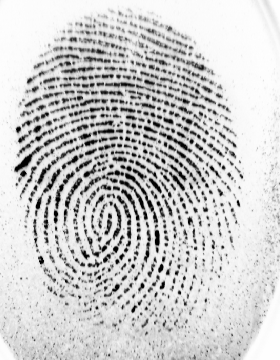
#> input picture Projekt_3/w5.bmp, 280 x 360 px; its folder holds only this picture in this run
$ python -i preprocessor.py   (imports and definitions only)
#> lines starting #> are read from the running program, lines starting #| are printed output that depends on the picture; after the words box and inside, x2 and y2 are one past the last pixel; in counts of white or black regions, pixels touching at a corner belong together
### Projekt_3/image_utils.py
import numpy as np
from PIL import Image


class ImageUtils:
    """Konwersja do skali szarości i operacje morfologiczne."""

    # ------------------------------------------------------------------ #
    # Konwersja                                                           #
    # ------------------------------------------------------------------ #

    @staticmethod
    def to_gray_pil(image: Image.Image) -> np.ndarray:
        """Konwersja PIL → uint8 ndarray (skala szarości)."""
        return np.array(image.convert('L'))

    # [99 lines left out: functions to_gray, erode, dilate, opening, closing, erode_cross and 3 more, not called in this run]

### Projekt_3/preprocessor.py
import numpy as np
from collections import deque
from scipy import ndimage
from PIL import Image

from image_utils import ImageUtils

class FingerprintPreprocessor:
    """
    Pełny potok przetwarzania wstępnego odcisku palca.

    Kroki:
        1. normalize      – normalizacja kontrastu (Hong et al. / Cuevas)
        2. clahe          – lokalny CLAHE poprawiający kontrast przed Gaborem
        3. segment        – blokowa maska ROI (odchylenie std)
        4. gabor_enhance  – bank filtrów Gabora z mapą orientacji
        5. binarize       – próg Otsu (metoda Otsu / global_threshold)
        6. run            – pełny potok w jednym wywołaniu
    """

    # ------------------------------------------------------------------ #
    # 1. Normalizacja kontrastu                                           #
    # ------------------------------------------------------------------ #

    @staticmethod
    def normalize(img: np.ndarray, m0: float = 100.0, v0: float = 100.0) -> np.ndarray:
        """
        Normalizacja kontrastu do zadanej średniej m0 i wariancji v0.
        Wzór: Hong et al. 1998 / Handbook of Fingerprint Recognition s. 148.
        """
        img = img.astype(np.float32)
        m   = np.mean(img)
        v   = np.var(img)
        h, w = img.shape
        out  = np.zeros((h, w), dtype=np.float32)
        for y in range(h):
            for x in range(w):
                diff = img[y, x] - m
                if diff >= 0:
                    out[y, x] = m0 + np.sqrt(v0 * diff ** 2 / (v + 1e-8))
                else:
                    out[y, x] = m0 - np.sqrt(v0 * diff ** 2 / (v + 1e-8))
        return np.clip(out, 0, 255).astype(np.uint8)

    # ------------------------------------------------------------------ #
    # 2. CLAHE                                                            #
    # ------------------------------------------------------------------ #

    @staticmethod
    def clahe(img: np.ndarray,
              clip_limit: float = 3.0,
              tile_size:  int   = 16) -> np.ndarray:
        """
        Contrast Limited Adaptive Histogram Equalization (tylko numpy).

        Rozszerza lokalny kontrast przed filtrem Gabora — kluczowe gdy
        rozkład odpowiedzi Gabora jest zbyt wąski (typowe dla dobrych skanerów).
        """
        H, W = img.shape
        out  = np.zeros_like(img, dtype=np.float64)
        for r in range(0, H, tile_size):
            for c in range(0, W, tile_size):
                tile  = img[r:r + tile_size, c:c + tile_size].astype(float)
                hist, _ = np.histogram(tile.ravel(), bins=256, range=(0, 255))
                clip    = int(clip_limit * tile.size / 256)
                excess  = np.maximum(hist - clip, 0).sum()
                hist    = np.minimum(hist, clip)
                hist   += excess // 256
                cdf     = np.cumsum(hist)
                cdf     = (cdf - cdf.min()) / (cdf.max() - cdf.min() + 1e-8) * 255
                lut     = cdf.astype(np.uint8)
                out[r:r + tile_size, c:c + tile_size] = lut[tile.astype(np.uint8)]
        return out.astype(np.uint8)

    # ------------------------------------------------------------------ #
    # 3. Segmentacja (maska ROI)                                         #
    # ------------------------------------------------------------------ #

    @staticmethod
    def _keep_largest_component(mask: np.ndarray) -> np.ndarray:
        """Zostawia tylko największy spójny obszar (finger ROI)."""
        h, w     = mask.shape
        visited  = np.zeros_like(mask)
        comps    = []

        def bfs(sy, sx):
            q    = deque([(sy, sx)])
            comp = []
            while q:
                y, x = q.popleft()
                if not (0 <= y < h and 0 <= x < w): continue
                if visited[y, x] or mask[y, x] == 0: continue
                visited[y, x] = 1
                comp.append((y, x))
                for dy, dx in [(-1,0),(1,0),(0,-1),(0,1)]:
                    q.append((y+dy, x+dx))
            return comp

        for y in range(h):
            for x in range(w):
                if mask[y, x] == 1 and not visited[y, x]:
                    comps.append(bfs(y, x))

        if not comps:
            return mask
        clean = np.zeros_like(mask)
        for y, x in max(comps, key=len):
            clean[y, x] = 1
        return clean

    @staticmethod
    def _fill_holes(mask: np.ndarray) -> np.ndarray:
        """Wypełnia dziury wewnątrz obszaru ROI metodą flood-fill z krawędzi."""
        h, w    = mask.shape
        visited = np.zeros_like(mask, dtype=np.uint8)
        q       = deque()
        for x in range(w):
            q.append((0, x)); q.append((h-1, x))
        for y in range(h):
            q.append((y, 0)); q.append((y, w-1))
        while q:
            y, x = q.popleft()
            if not (0 <= y < h and 0 <= x < w): continue
            if visited[y, x] or mask[y, x] == 1: continue
            visited[y, x] = 1
            for dy, dx in [(-1,0),(1,0),(0,-1),(0,1)]:
                q.append((y+dy, x+dx))
        filled = mask.copy()
        filled[(mask == 0) & (visited == 0)] = 1
        return filled

    @staticmethod
    def _add_margin(mask: np.ndarray, margin: int = 8) -> np.ndarray:
        """Powiększa maskę ROI o podany margines (dylatacja prostokątna)."""
        h, w     = mask.shape
        expanded = mask.copy()
        for y in range(h):
            for x in range(w):
                if mask[y, x] == 1:
                    y0 = max(0, y - margin); y1 = min(h, y + margin + 1)
                    x0 = max(0, x - margin); x1 = min(w, x + margin + 1)
                    expanded[y0:y1, x0:x1] = 1
        return expanded

    def segment(self, img: np.ndarray,
                block_size: int   = 4,
                t_factor:   float = 0.2,
                margin:     int   = 8) -> np.ndarray:
        """
        Blokowa maska ROI na podstawie lokalnego odchylenia standardowego.

        Bloki o std > t_factor * std_globalny → ROI.
        Po binaryzacji: keep_largest_component → fill_holes → add_margin.

        Zwraca ndarray uint8 (0/1).
        """
        img   = img.astype(np.float32)
        h, w  = img.shape
        mask  = np.zeros((h, w), dtype=np.uint8)
        thresh = t_factor * np.std(img)

        for y in range(0, h, block_size):
            for x in range(0, w, block_size):
                block = img[y:y + block_size, x:x + block_size]
                if block.size == 0: continue
                if np.std(block) > thresh:
                    mask[y:y + block_size, x:x + block_size] = 1

        mask = self._keep_largest_component(mask)
        mask = self._fill_holes(mask)
        mask = self._add_margin(mask, margin=margin)
        return mask

    # ------------------------------------------------------------------ #
    # 4. Wzmocnienie Gaborem                                              #
    # ------------------------------------------------------------------ #

    @staticmethod
    def _orientation_map(img: np.ndarray, block_size: int = 16) -> np.ndarray:
        """Blokowa mapa orientacji grzbietów (Hong et al. 1998)."""
        kx = np.array([[-1, 0, 1], [-2, 0, 2], [-1, 0, 1]], dtype=np.float32)
        ky = np.array([[-1,-2,-1], [ 0, 0, 0], [ 1, 2, 1]], dtype=np.float32)
        gx = ndimage.convolve(img.astype(np.float32), kx, mode='nearest')
        gy = ndimage.convolve(img.astype(np.float32), ky, mode='nearest')
        h, w = img.shape
        ori  = np.zeros((h, w), dtype=np.float32)
        for y in range(0, h, block_size):
            for x in range(0, w, block_size):
                bx = gx[y:y + block_size, x:x + block_size]
                by = gy[y:y + block_size, x:x + block_size]
                if bx.size == 0: continue
                vx = np.sum(2 * bx * by)
                vy = np.sum(bx**2 - by**2)
                ori[y:y + block_size, x:x + block_size] = 0.5 * np.arctan2(vx, vy)
        return ori

    @staticmethod
    def _gabor_kernel(size: int, sigma: float,
                      theta: float, lambd: float) -> np.ndarray:
        """Jądro Gabora (Gauss × cosinus) dla orientacji theta."""
        half  = size // 2
        y, x  = np.mgrid[-half:half+1, -half:half+1]
        xr    =  x * np.cos(theta) + y * np.sin(theta)
        yr    = -x * np.sin(theta) + y * np.cos(theta)
        gb    = (np.exp(-0.5 * (xr**2 + yr**2) / sigma**2)
                 * np.cos(2 * np.pi * xr / lambd))
        return (gb - gb.mean()).astype(np.float32)

    def gabor_enhance(self, img: np.ndarray,
                      freq:       float = 0.1,
                      sigma:      float = 3.0,
                      n_angles:   int   = 16,
                      block_size: int   = 16) -> np.ndarray:
        """
        Wzmocnienie grzbietów bankiem filtrów Gabora z mapą orientacji.

        Zwraca uint8 ndarray w [0, 255]; jasne = grzbiecie.
        """
        img   = img.astype(np.float32)
        lambd = 1.0 / freq
        size  = int(sigma * 3)
        if size % 2 == 0: size += 1

        ori   = self._orientation_map(img, block_size)
        bank  = []
        for i in range(n_angles):
            angle = i * np.pi / n_angles
            bank.append(self._gabor_kernel(size, sigma, angle + np.pi / 2, lambd))

        responses  = [ndimage.convolve(img, k, mode='nearest') for k in bank]
        angle_idx  = ((ori + np.pi / 2) / np.pi * n_angles).astype(int) % n_angles
        out        = np.zeros_like(img)
        for i in range(n_angles):
            out[angle_idx == i] = responses[i][angle_idx == i]

        out = (out - out.min()) / (out.max() - out.min() + 1e-5) * 255
        return out.astype(np.uint8)

    # ------------------------------------------------------------------ #
    # 5. Binaryzacja (Otsu)                                               #
    # ------------------------------------------------------------------ #

    @staticmethod
    def binarize(img: np.ndarray) -> np.ndarray:
        """
        Progowanie metodą Otsu (maksymalizacja wariancji międzyklasowej).

        Zwraca uint8 ndarray: 0 = grzbiet, 255 = tło.
        """
        hist, _ = np.histogram(img, bins=256, range=(0, 256))
        total   = img.size
        best_t  = 0
        best_v  = -1
        s_total = np.dot(np.arange(256), hist)
        s_back  = 0
        w_back  = 0

        for i in range(256):
            w_back += hist[i]
            if w_back == 0: continue
            w_fore = total - w_back
            if w_fore == 0: break
            s_back    += i * hist[i]
            m_back     = s_back / w_back
            m_fore     = (s_total - s_back) / w_fore
            var_between = w_back * w_fore * (m_back - m_fore) ** 2
            if var_between > best_v:
                best_v = var_between
                best_t = i

        out = np.zeros_like(img, dtype=np.uint8)
        # Jasny piksel (grzbiet po Gabor) → 0 (czarny)
        out[img <  best_t] = 255
        out[img >= best_t] = 0
        return out

    # ------------------------------------------------------------------ #
    # 6. Pełny potok                                                      #
    # ------------------------------------------------------------------ #

    def run(self,
            image:        Image.Image,
            m0:           float = 100.0,
            v0:           float = 100.0,
            clahe_clip:   float = 3.0,
            clahe_tile:   int   = 16,
            seg_block:    int   = 4,
            seg_t_factor: float = 0.2,
            seg_margin:   int   = 8,
            gabor_freq:   float = 0.1,
            gabor_sigma:  float = 3.0,
            gabor_angles: int   = 16) -> dict:
        """
        Pełny potok przetwarzania wstępnego.

        Kroki: PIL → szarość → normalize → CLAHE → segment → Gabor → Otsu → ROI.

        Zwraca słownik:
            'gray'       : uint8 ndarray – obraz w skali szarości
            'normalized' : uint8 ndarray – po normalizacji
            'clahe'      : uint8 ndarray – po CLAHE
            'mask'       : uint8 ndarray – maska ROI (0/1)
            'enhanced'   : uint8 ndarray – po Gaborze
            'binary'     : uint8 ndarray – 0 = grzbiet, 255 = tło
        """
        gray   = ImageUtils.to_gray_pil(image)

        # Segmentacja na surowym gray — przed CLAHE/normalize,
        # bo CLAHE wzmacnia kontrast też w tle i maska staje się za duża.
        mask   = self.segment(gray, block_size=seg_block,
                              t_factor=seg_t_factor, margin=seg_margin)

        norm   = self.normalize(gray, m0=m0, v0=v0)
        clahe_ = self.clahe(norm, clip_limit=clahe_clip, tile_size=clahe_tile)

        # Gabor na pełnym CLAHE — nie maskujemy przed Gaborem,
        # bo ostry brzeg maski byłby wykrywany przez Gabor jako grzbiet.
        enh    = self.gabor_enhance(clahe_, freq=gabor_freq,
                                    sigma=gabor_sigma, n_angles=gabor_angles)
        binary = self.binarize(enh)
        binary[mask == 0] = 255   # maska nakładana dopiero na wynik binarny

        return {
            'gray':       gray,
            'normalized': norm,
            'clahe':      clahe_,
            'mask':       mask,
            'enhanced':   enh,
            'binary':     binary,
        }

>>> from PIL import Image
>>> picture = Image.open('w5.bmp')
#> picture is the input picture: PIL image 280x360 L; min 1, max 254, mean 204.8
>>> result = FingerprintPreprocessor().run(picture)
#> in segment, `thresh = t_factor * np.std(img)`: thresh = 11.81
#> after the loop in segment, `for y in range(0, h, block_size):`:
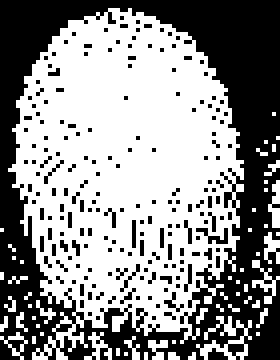
#> mask: shape (360, 280); values 0 (black) and 1 (white), 56.8% white; 191 black regions (122 under 20 px), largest, box (x1, y1, x2, y2) and area: (0, 0, 280, 360) 37856, (196, 228, 228, 244) 224, (208, 348, 228, 360) 160
#> after the loop in _keep_largest_component, `for y, x in max(comps, key=len):`: clean: shape (360, 280); values 0 (black) and 1 (white), 50.5% white; 190 black regions (122 under 20 px), largest, box (x1, y1, x2, y2) and area: (0, 0, 280, 360) 44368, (196, 228, 228, 244) 224, (164, 292, 184, 312) 128
#> after the loop in _fill_holes, `while q:`:
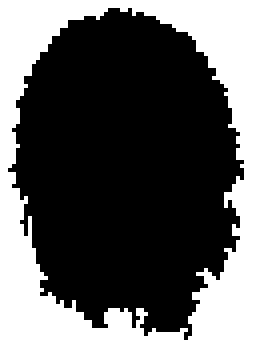
#> visited: shape (360, 280); values 0 (black) and 1 (white), 43.6% white; 1 white region, box (x1, y1, x2, y2) and area: (0, 0, 280, 360) 43904
#> after the loop in _add_margin, `for y in range(h):`:
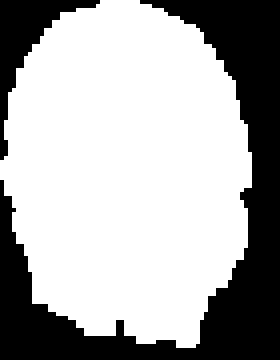
#> expanded: shape (360, 280); values 0 (black) and 1 (white), 67.6% white; 2 black regions, box (x1, y1, x2, y2) and area: (0, 0, 280, 360) 28496, (0, 0, 100, 160) 4128
#> in normalize, `m   = np.mean(img)`: m = 204.8
#> in normalize, `v   = np.var(img)`: v = 3488.3
#> after the loop in _orientation_map, `for y in range(0, h, block_size):`:
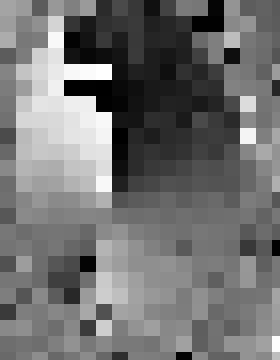
#> ori: shape (360, 280) float32; min -1.56, max 1.57, mean -0.164; drawn with min black and max white
#> in gabor_enhance, `responses  = [ndimage.convolve(img, k, mode='nearest') for k in bank]`: responses = 16 items
#> in gabor_enhance, `angle_idx  = ((ori + np.pi / 2) / np.pi * n_angles).astype(int) % n_an..`:
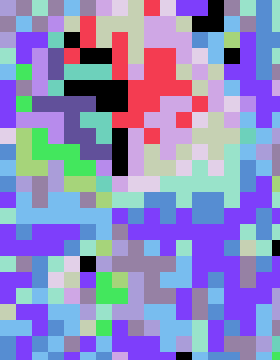
#> angle_idx: shape (360, 280) int64; 16 distinct labels, from 0 to 15; one colour per label, 0 black
#> after the loop in gabor_enhance, `for i in range(n_angles):`:
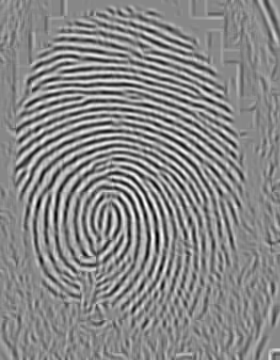
#> out: shape (360, 280) float32; min -2890, max 2534.3, mean 1.3; drawn with min black and max white
#> in binarize, `hist, _ = np.histogram(img, bins=256, range=(0, 256))`: hist = 256 values, max 3581 at index 135, min 0 at index 3, mean 393.8
#> in binarize, `s_total = np.dot(np.arange(256), hist)`: s_total = 13649946
#> the loop in binarize, `for i in range(256):` made 256 passes
#> (w_back, w_fore, s_back, m_back, m_fore, best_v) on passes 1, 2, 3, 5, 6, 7, 9, 10, 11, 13, 14, 15: (2, 100798, 0, 0, 135.4, 3.7e+09), (4, 100796, 2, 0.5, 135.4, 7.34e+09), (5, 100795, 4, 0.8, 135.4, 9.13e+09), (6, 100794, 8, 1.33, 135.4, 1.09e+10), (8, 100792, 18, 2.25, 135.4, 1.43e+10), (10, 100790, 30, 3, 135.4, 1.77e+10), (11, 100789, 38, 3.45, 135.4, 1.93e+10), (12, 100788, 47, 3.92, 135.4, 2.09e+10), (15, 100785, 77, 5.13, 135.4, 2.57e+10), (16, 100784, 89, 5.56, 135.4, 2.72e+10), (17, 100783, 102, 6, 135.4, 2.87e+10), (19, 100781, 130, 6.84, 135.4, 3.17e+10)
#> in run, `binary = self.binarize(enh)`: binary: shape (360, 280); 31.1% white; 393 white regions (194 under 20 px), largest, box (x1, y1, x2, y2) and area: (63, 160, 141, 298) 1558, (73, 171, 160, 307) 1539, (24, 137, 221, 281) 1268
#> in run, `binary[mask == 0] = 255`:
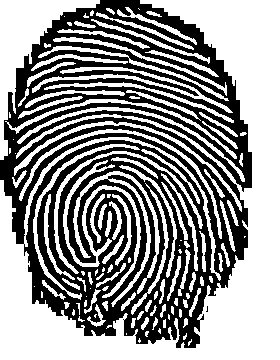
#> binary: shape (360, 280); 57.4% white; 2 black regions (1 under 20 px), largest, box (x1, y1, x2, y2) and area: (0, 0, 252, 348) 42911
